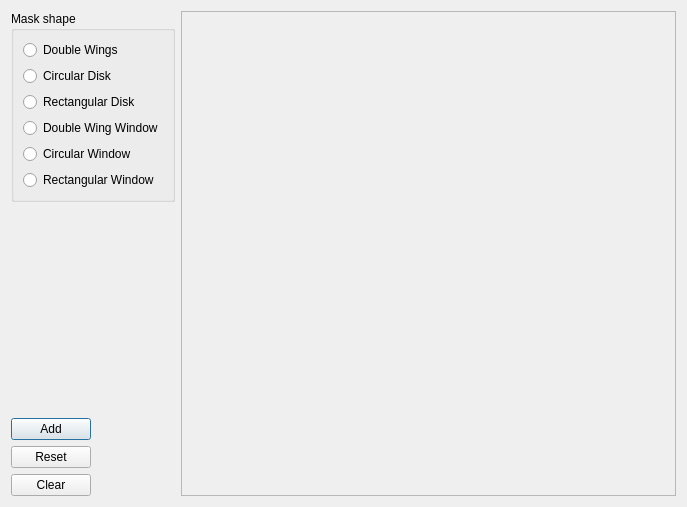
<?xml version="1.0" encoding="UTF-8"?>
<ui version="4.0">
 <class>MaskEditorUI</class>
 <widget class="QDialog" name="MaskEditorUI">
  <property name="geometry">
   <rect>
    <x>0</x>
    <y>0</y>
    <width>687</width>
    <height>507</height>
   </rect>
  </property>
  <property name="windowTitle">
   <string>Dialog</string>
  </property>
  <property name="windowIcon">
   <iconset>
    <normaloff>:/res/ball.ico</normaloff>:/res/ball.ico</iconset>
  </property>
  <layout class="QGridLayout" name="gridLayout">
   <item row="0" column="0">
    <widget class="QGroupBox" name="groupBox">
     <property name="title">
      <string>Mask shape</string>
     </property>
     <layout class="QVBoxLayout" name="verticalLayout">
      <item>
       <widget class="QRadioButton" name="rbWings">
        <property name="text">
         <string>Double Wings</string>
        </property>
       </widget>
      </item>
      <item>
       <widget class="QRadioButton" name="rbCircularDisk">
        <property name="text">
         <string>Circular Disk</string>
        </property>
       </widget>
      </item>
      <item>
       <widget class="QRadioButton" name="rbRectangularDisk">
        <property name="text">
         <string>Rectangular Disk</string>
        </property>
       </widget>
      </item>
      <item>
       <widget class="QRadioButton" name="rbDoubleWingWindow">
        <property name="text">
         <string>Double Wing Window</string>
        </property>
       </widget>
      </item>
      <item>
       <widget class="QRadioButton" name="rbCircularWindow">
        <property name="text">
         <string>Circular Window</string>
        </property>
       </widget>
      </item>
      <item>
       <widget class="QRadioButton" name="rbRectangularWindow">
        <property name="text">
         <string>Rectangular Window</string>
        </property>
       </widget>
      </item>
     </layout>
    </widget>
   </item>
   <item row="1" column="0">
    <spacer name="verticalSpacer">
     <property name="orientation">
      <enum>Qt::Vertical</enum>
     </property>
     <property name="sizeHint" stdset="0">
      <size>
       <width>20</width>
       <height>152</height>
      </size>
     </property>
    </spacer>
   </item>
   <item row="2" column="0">
    <widget class="QPushButton" name="cmdAdd">
     <property name="sizePolicy">
      <sizepolicy hsizetype="Fixed" vsizetype="Fixed">
       <horstretch>0</horstretch>
       <verstretch>0</verstretch>
      </sizepolicy>
     </property>
     <property name="text">
      <string>Add</string>
     </property>
    </widget>
   </item>
   <item row="3" column="0">
    <widget class="QPushButton" name="cmdReset">
     <property name="sizePolicy">
      <sizepolicy hsizetype="Fixed" vsizetype="Fixed">
       <horstretch>0</horstretch>
       <verstretch>0</verstretch>
      </sizepolicy>
     </property>
     <property name="toolTip">
      <string>Clear all the masks</string>
     </property>
     <property name="text">
      <string>Reset</string>
     </property>
    </widget>
   </item>
   <item row="4" column="0">
    <widget class="QPushButton" name="cmdClear">
     <property name="sizePolicy">
      <sizepolicy hsizetype="Fixed" vsizetype="Fixed">
       <horstretch>0</horstretch>
       <verstretch>0</verstretch>
      </sizepolicy>
     </property>
     <property name="toolTip">
      <string>Clear recent masks</string>
     </property>
     <property name="text">
      <string>Clear</string>
     </property>
    </widget>
   </item>
   <item row="0" column="1" rowspan="5">
    <widget class="QFrame" name="frame">
     <property name="frameShape">
      <enum>QFrame::StyledPanel</enum>
     </property>
     <property name="frameShadow">
      <enum>QFrame::Raised</enum>
     </property>
     <property name="lineWidth">
      <number>2</number>
     </property>
    </widget>
   </item>
  </layout>
 </widget>
 <resources/>
 <connections/>
</ui>
